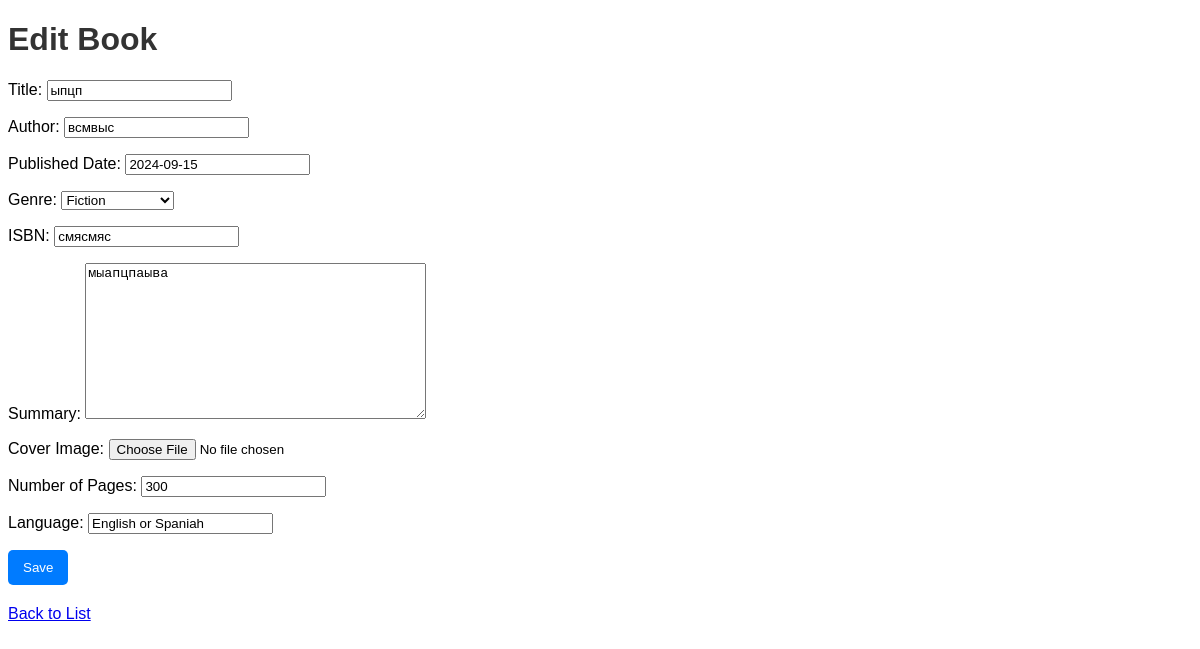
The app's page /update/3/, older data.
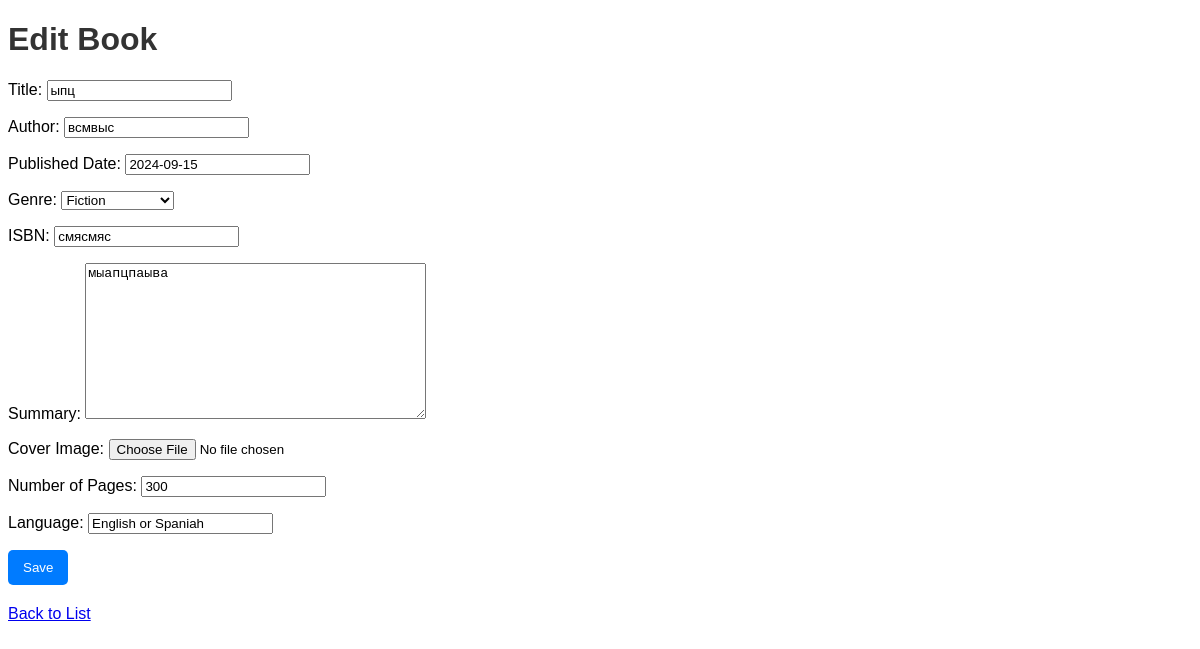
The same page, newer data.
### books/models.py (models this page shows, shortened)
class Book(models.Model):
    GENRE_CHOICES = [
        ('fiction', 'Fiction'),
        ('non_fiction', 'Non-Fiction'),
        ('fantasy', 'Fantasy'),
        ('science_fiction', 'Science Fiction'),
        ('biography', 'Biography'),
        ('mystery', 'Mystery'),
        ('romance', 'Romance'),
        ('thriller', 'Thriller'),
    ]
    title = models.CharField(max_length=255, verbose_name='Title', blank=False, db_index=True)
    author = models.CharField(max_length=100, verbose_name='Author', blank=False, db_index=True)
    published_date = models.DateField(verbose_name='Published Date', blank=False, db_index=True)
    genre = models.CharField(max_length=20, choices=GENRE_CHOICES, default='fiction', verbose_name='Genre', blank=False, db_index=True)
    isbn = models.CharField(max_length=13, unique=True, verbose_name='ISBN', blank=False, db_index=True)
    summary = models.TextField(verbose_name='Summary', blank=False, db_index=True)
    cover_image = models.ImageField(upload_to='covers/', blank=True, null=True, verbose_name='Cover Image', db_index=True)
    pages = models.IntegerField(verbose_name='Number of Pages', blank=False, db_index=True)
    language = models.CharField(max_length=30, verbose_name='Language', blank=False, db_index=True)

### books/views.py (the view)
# urls.py: path('update/<int:pk>/', BookUpdateView.as_view(), name='book_update'),
class BookUpdateView(UpdateView):
    model = Book
    form_class = BookForm
    template_name = 'books/book_form.html'
    success_url = reverse_lazy('book_list')

### books/forms.py
class BookForm(forms.ModelForm):
    class Meta:
        model = Book
        fields = '__all__'

### books/templates/books/book_form.html (shortened to what this page needs)
<!DOCTYPE html>
<html>
<head>
</head>
<body>
    <h1>{{ form.instance.pk|yesno:"Edit Book,Create Book" }}</h1>
    <form method="post" enctype="multipart/form-data">
        {{ form.as_p }}
        <div class="form-group">
            <button type="submit">Save</button>
        </div>
    </form>
    <a href="{% url 'book_list' %}">Back to List</a>
</body>
</html>

Row changes from the older to the newer data that the page shows:
changed Book "Edit Book": title "ыпцп" → "ыпц"
